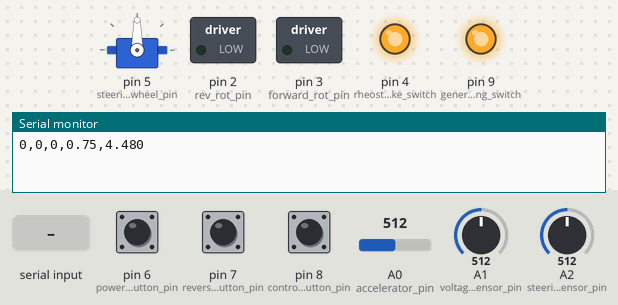
Bench run of a sketch on a simulated Arduino Uno, built with avr-gcc and run on an emulated ATmega328P. Shown: servo, switched loads named in the sketch (green lamp = pin HIGH), output pins drawn as LEDs (lit = HIGH), the last lines printed to the serial monitor. Dashed ring = blinking. The test bench sets the inputs (shaded band); at power-on: pin 7 (reverse_button_pin) LOW, A2 (steering_pot_sensor_pin) = 512, pin 6 (power_button_pin) LOW, pin 8 (control_mode_button_pin) LOW, A0 (accelerator_pin) = 512, A1 (voltage_sensor_pin) = 512.

Above: at 1.2 s.
1.3 s: "POWER_ON\n" received over Serial
At 2.9 s:
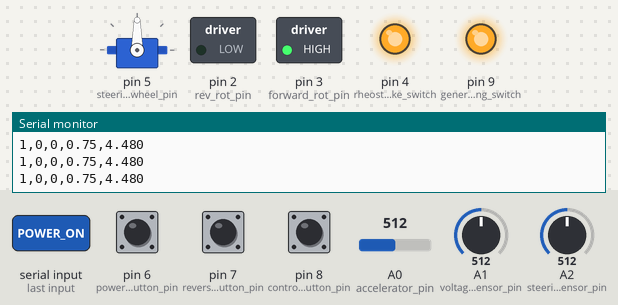
5.5 s: pin 7 (reverse_button_pin) pulled HIGH for 3.2 s
At 9.3 s:
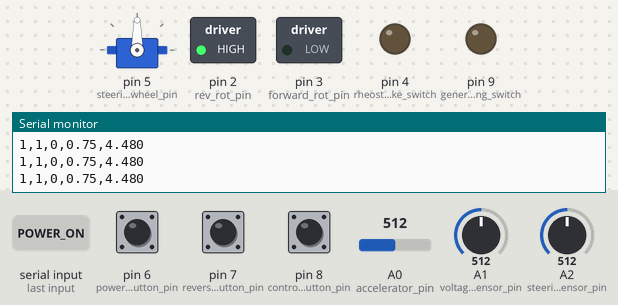
10.2 s: A2 (steering_pot_sensor_pin) set to 716
At 11.3 s:
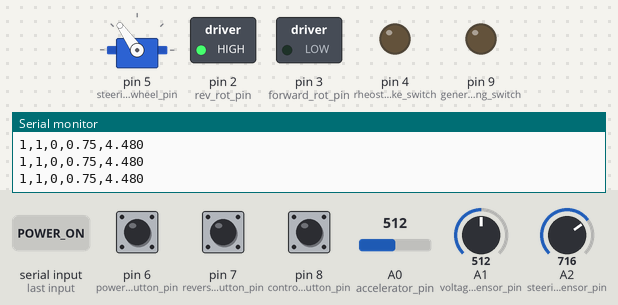
14.4 s: pin 7 (reverse_button_pin) pulled HIGH for 0.15 s
At 16.0 s:
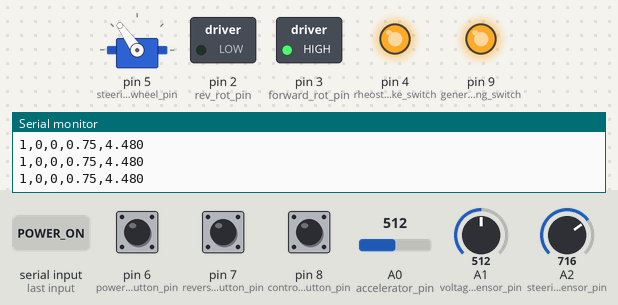
18.7 s: "REVERSE\n" received over Serial
At 20.4 s:
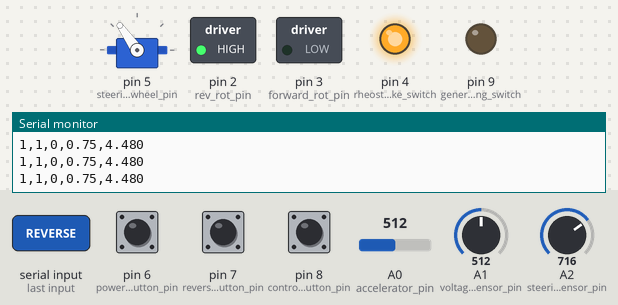
22.9 s: A2 (steering_pot_sensor_pin) set to 900
At 23.2 s:
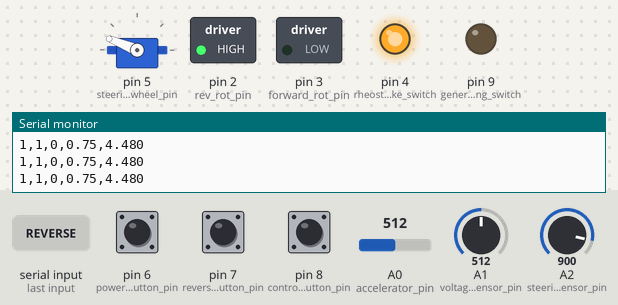
Timing chart, 0 to 74.6 s (numbered marks = the images above; inputs shaded):
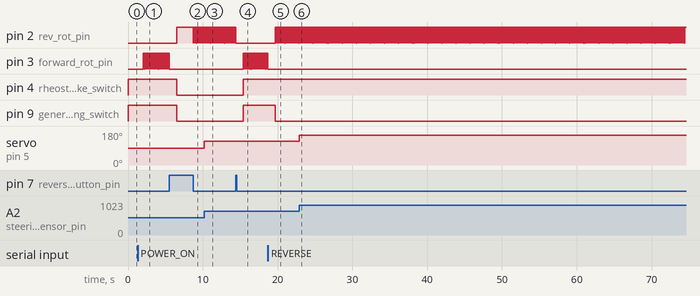

The sketch:

latest_motor_drive_sketch.ino
```cpp
# include <PID_v1.h>
# include <Servo.h>

//# define show_A1_pin_data_on_serial_monitor // Comment this line if you don't want to show A1 pin's ADC count. This should be used only for calibration
//# define show_voltage_sensor_reading_on_serial_monitor // Comment this line if you don't want to show sensor data. This should only be used for calibration.
//# define show_pid_response_on_serial_plotter // Comment this line if you don't want pid response to visualize in oscilloscope.

///////////////////////////////////////////  PIN LIST /////////////////////////////////////////
//INPUT PINS
short int power_button_pin = 6;
short int reverse_button_pin = 7;
short int control_mode_button_pin = 8;
# define accelerator_pin A0 // range 50 - 100,floating point (double)
# define voltage_sensor_pin A1 // generator terminal voltage, works only in closed loop...but can be mode work in open loop also
# define steering_pot_sensor_pin A2 // steering wheel

//OUTPUT PINS
short int rev_rot_pin = 2;                  // Q3 and Q4 pin
short int forward_rot_pin = 3;              // Q1 and Q2 pin
short int rheostatic_brake_switch = 4;
short int steering_wheel_pin = 5;
short int generator_terminal_changing_switch = 9;

// # define Kp_pin A3 // PID tuning
// # define Ki_pin A4 // PID tuning
// # define Kd_pin A5 // PID tuning


/////////////////////////////////////// GLOBAL VARIABLE LIST /////////////////////////////////////

double ref_duty_cycle = 0.8; // accelerator pin data... also be set by the knob in MATLAB app
double active_duty_cycle = 0.8;
double controller_generated_duty_cycle = 0.6;
double error_signal = 0.0;

double Kp = 0.1;  //  Tuned
double Ki = 0.4;  //  Tuned
double Kd = 0.01; //  Tuned

//FLAG VARIABLES
bool power_button = false;
bool reverse_button = false;
bool control_mode_button = false;
bool emergency_shutdown = false;

int sensor_read_timer = 0;
int speed_value;//speed knob value from MATLAB APP (0-100)

int baud_rate = 9600;
unsigned long lastSend = 0;

Servo steer_motor;
PID pid(&error_signal,&controller_generated_duty_cycle,&ref_duty_cycle,Kp,Ki,Kd,REVERSE);

/////////////////////////////////////////// FUNCTION LIST /////////////////////////////////////////

void read_user_data(void);        /// Updates input port
void motor_on_forward(void);      /// Forward movement
void motor_off_forward(void);     /// Forward movement
void motor_on_reverse(void);      /// Reverse movement
void motor_off_reverse(void);     /// Reverse movement
void wait_till_motor_stop(void);  /// Gives time to motor to slow down before counter rotating it in order to avoid wear and tear of motor by hard breaking
void setup_and_run_motor(void);   /// Configures motor action
void run_motor(bool,float);       /// Manipulates H-bridge motor driver
void stop_motor(void);            /// Ceases motor action from any state

float speed2Dout_transducer(void);/// Produces output_duty_cycle
void summing_junc();              /// Generates error signal which is a global variable
float read_voltage_sensor(void);  /// Reads Vout from sensor connected across generator terminal and returns it
void run_feedback_path(void);     /// Accumulates all the components of closed loop controll process

//////////////////////////////////////////////////////////////////////////////////////////////////

void setup()
{
  Serial.begin(baud_rate);

  pinMode(power_button_pin,INPUT);
  pinMode(reverse_button_pin,INPUT);
  pinMode(control_mode_button_pin,INPUT);
  pinMode(accelerator_pin,INPUT);
  pinMode(voltage_sensor_pin,INPUT);
  pinMode(steering_wheel_pin,INPUT);

  // pinMode(Kp_pin,INPUT); // PID tuning
  // pinMode(Ki_pin,INPUT); // PID tuning
  // pinMode(Kd_pin,INPUT); // PID tuning

  pinMode(rev_rot_pin,OUTPUT); /// Reverse driver mosfet set
  pinMode(forward_rot_pin,OUTPUT); /// Forward driver mosfet set
  pinMode(generator_terminal_changing_switch,OUTPUT);
  pinMode(rheostatic_brake_switch,OUTPUT);
  pinMode(steering_wheel_pin,OUTPUT);
  steer_motor.attach(steering_wheel_pin);

  // Initializing relay
  digitalWrite(generator_terminal_changing_switch,HIGH); // Active low
  digitalWrite(rheostatic_brake_switch,HIGH); // Active low // Forward motion -> Relay untriggered


  // Initializing optocouplers
  digitalWrite(forward_rot_pin,LOW);
  digitalWrite(rev_rot_pin,LOW);

  // PID setup
  pid.SetMode(AUTOMATIC);
  pid.SetSampleTime(90);
  pid.SetOutputLimits(0.5,1);
}

void loop()
  {
    // Don't use any delay function inside loop

  // /////////////////////////////////////////////////////// PID tuning

  // #ifdef show_A1_pin_data_on_serial_monitor // Only for calibration
  //     Serial.println(analogRead(voltage_sensor_pin));
  // #endif
  // #ifdef show_voltage_sensor_reading_on_serial_monitor // Only for calibration
  //     Serial.println(read_voltage_sensor());
  // #endif
  // #ifdef show_pid_response_on_serial_plotter // Only for data analysis
  //     sensor_read_timer ++;
  //     if(sensor_read_timer > 50)
  //       {
  //         Serial.print(ref_duty_cycle);
  //         Serial.print("  -----  ");
  //         Serial.print(controller_generated_duty_cycle);
  //         Serial.print("  -------  ");
  //         Serial.println(speed2Dout_transducer());
  //         sensor_read_timer = 0;
  //       }
  // #endif


  // Kp = double(map(analogRead(Kp_pin),0,1023,1,100)) / 10;
  // Ki = double(map(analogRead(Ki_pin),0,1023,0,100)) / 10;
  // Kd = double(map(analogRead(Kd_pin),0,1023,0,100)) / 1000;


  //pid.SetTunings(Kp ,Ki, Kd);

  // sensor_read_timer ++;
  // if(sensor_read_timer > 100)
  // {
  //   Serial.print("Kp ");
  //   Serial.print(Kp);
  //   Serial.print(" Ki ");
  //   Serial.print(Ki);
  //   Serial.print(" Kd ");
  //   Serial.println(Kd);

  //   sensor_read_timer = 0;
  // }
  // //////////////////////////////////////////////////////
  read_user_data();
  read_MATLAB_data();
  // sendStatusToMATLAB();
  setup_and_run_motor();

  if(millis() - lastSend >= 200){
    sendStatusToMATLAB();
    lastSend = millis();
  }
}


//////////////////////////////////////////////////////////// Control action //////////////////////////////////////////////////////

float read_voltage_sensor()
{
    return (float(analogRead(voltage_sensor_pin) / 640.0) * 5.6);
}


float speed2Dout_transducer()
{
    float Vout = read_voltage_sensor();

    if(Vout < 0)        // If motor operates in reverse direction, voltage produced by generator will alter polarity
      Vout = (-1)*Vout;  // We will take the absolute value

    float output_duty_cycle = ((Vout)/5.6);

    if(output_duty_cycle < 0.5)
      output_duty_cycle = 0.5;
    else if(output_duty_cycle > 1.0)
      output_duty_cycle = 1.0;

    return output_duty_cycle;
}


void summing_junc()
{
  error_signal = 5*(ref_duty_cycle - speed2Dout_transducer());  /// error signal
}


void run_feedback_path()
{
  summing_junc();
  pid.Compute();

  if(controller_generated_duty_cycle >= 1)
    active_duty_cycle = 1.0;
  else if(controller_generated_duty_cycle <= 0.5)
    active_duty_cycle = 0.5;
  else
    active_duty_cycle = controller_generated_duty_cycle;
}

////////////////////////////////////////////////////////////////// General operation ////////////////////////////////////////////////////

void sendStatusToMATLAB(){
  // while(Serial.available() > 0) Serial.read(); // clear out any old incoming serial data
  // Serial.flush(); // wait for any previous transmission to complete

  //now send the clean data
  float Vout = read_voltage_sensor();
  Serial.print(power_button); Serial.print(",");
  Serial.print(reverse_button); Serial.print(",");
  Serial.print(control_mode_button); Serial.print(",");
  Serial.print(ref_duty_cycle); Serial.print(",");
  Serial.println(Vout, 3);  // send with 3 decimal places
}

void read_MATLAB_data(){
  if (Serial.available()){
    String cmd = Serial.readStringUntil('\n');
    cmd.trim(); // removes \r and spaces

    // Serial.print("Received from MATLAB: ");
    // Serial.println(cmd); // print exactly what was read

    if (cmd.equalsIgnoreCase("POWER_ON")) {
      power_button = true;
      // Serial.println("Hello");
    }
    else if (cmd.equalsIgnoreCase("FORWARD")) {
      stop_motor();
      wait_till_motor_stop();
      power_button = true;
      reverse_button = false;
    }
    else if (cmd.equalsIgnoreCase("REVERSE")) {
      stop_motor();
      wait_till_motor_stop();
      power_button = true;
      reverse_button = true;
    }
    else if (cmd.equalsIgnoreCase("CLOSED_LOOP")) {
      control_mode_button = true;
    }
    else if (cmd.equalsIgnoreCase("OPEN_LOOP")) {
      control_mode_button = false;
    }
    else if (cmd.equalsIgnoreCase("SHUTDOWN")) {
      power_button = false;
    }
    else if (cmd.startsWith("SPEED:")) {
      speed_value = cmd.substring(6).toInt(); // Extract numeric part (0–100)

      // Map 0–100 to 0.5–1.0 range
      ref_duty_cycle = 0.5 + (speed_value / 100.0) * 0.5;
  }

    // // Sending Acknoledgement to MATLAB
    // Serial.print("ACK: ");
    // Serial.print(cmd);
    // Serial.print(" | Power: "); Serial.print(power_button);
    // Serial.print(" | Reverse: "); Serial.print(reverse_button);
    // Serial.print(" | Control: "); Serial.print(control_mode_button);
    // Serial.print("ACK: SPEED set to "); Serial.print(speed_value);
    // Serial.print(" | ref_duty_cycle = "); Serial.println(ref_duty_cycle, 3); // print 3 decimal places
    sendStatusToMATLAB();
  }
}

void read_user_data()
{
    ref_duty_cycle = double(map(analogRead(accelerator_pin),0,1023,50,100)) / 100;

    int steer_value = analogRead(steering_pot_sensor_pin);
    steer_value = map(steer_value,0,1023,0,180);
    steer_motor.write(steer_value);

    if(digitalRead(power_button_pin) == HIGH)
      {
        power_button = !power_button;

        for(;;)
          {
            setup_and_run_motor();
            if(digitalRead(power_button_pin) == LOW)
              break;
          }
        if(power_button == false)
          {
            stop_motor();
            wait_till_motor_stop();
          }
        return;
      }


    if(digitalRead(reverse_button_pin) == HIGH)
      {
        reverse_button = !reverse_button;

        stop_motor();
        wait_till_motor_stop();

        if(reverse_button == false)
          {
            digitalWrite(rheostatic_brake_switch,HIGH); // Forward motion -> Relay untriggered
            digitalWrite(generator_terminal_changing_switch,HIGH);
          }
        else
          {
            digitalWrite(rheostatic_brake_switch,LOW); // Reverse motion -> Relay triggered
            digitalWrite(generator_terminal_changing_switch,LOW);
          }

        for(;;)
          {
            setup_and_run_motor();
            if(digitalRead(reverse_button_pin) == LOW)
              break;
          }
        return;
      }


    if(digitalRead(control_mode_button_pin) == HIGH)
      {
        control_mode_button = !control_mode_button;
        for(;;)
          {
            setup_and_run_motor();
            if(digitalRead(control_mode_button_pin) == LOW)
              break;
          }
        return;
      }
}


void setup_and_run_motor()
{
  if(power_button == true)
  {
   if(control_mode_button == false)     /// OPEN LOOP CONTROL
   {
      active_duty_cycle = ref_duty_cycle;

      if(reverse_button == false) // Forward motion
        {
          digitalWrite(generator_terminal_changing_switch,HIGH); // Relay untriggered
          run_motor(0,active_duty_cycle);
        }
      else  // Reverse motion
        {
          digitalWrite(generator_terminal_changing_switch,LOW); // Relay triggered
          run_motor(1,active_duty_cycle);
        }
   }
   else                                   /// CLOSE LOOP CONTROL
    {
      if(reverse_button == false)  // Forward motion
      {
         digitalWrite(generator_terminal_changing_switch,HIGH);
         run_feedback_path();
         run_motor(0,active_duty_cycle);
      }
      else // Reverse motion
      {
        digitalWrite(generator_terminal_changing_switch,LOW);
        run_feedback_path();
        run_motor(1,active_duty_cycle);
      }
    }
  }
  else
  {
    stop_motor();
    wait_till_motor_stop();
  }
}


void run_motor(bool dir,float duty_cycle)   /// Motoring function
{
  float time_period_sec = 0.03;  // 30ms switching period

  if(dir == false)
    {
      motor_on_forward();
      delay(duty_cycle * time_period_sec * 1000);
      motor_off_forward();
      delay((1 - duty_cycle) * time_period_sec * 1000);
    }
  else
    {
      motor_on_reverse();
      delay(duty_cycle * time_period_sec * 1000);
      motor_off_reverse();
      delay((1 - duty_cycle) * time_period_sec * 1000);
    }

}


void stop_motor()
{
  motor_off_forward();
  motor_off_reverse();
}

void motor_on_forward()
{
  digitalWrite(forward_rot_pin,HIGH);
}
void motor_off_forward()
{
  digitalWrite(forward_rot_pin,LOW);
}
void motor_on_reverse()
{
  digitalWrite(rev_rot_pin,HIGH);
}
void motor_off_reverse()
{
  digitalWrite(rev_rot_pin,LOW);
}


void wait_till_motor_stop()
{
 //for(;;)
  {
    //if(read_voltage_sensor() < 0.3)
      {
        delay(1000);
        return;
      }
  }
}
```

Measured:
- after the input at 1.3 s, pin 3 (forward_rot_pin): alternates HIGH for 0.20 s and LOW for 0.01 s, starting after 0.71 s
- after the input at 5.5 s, pin 2 (rev_rot_pin): LOW → HIGH after 1.0 s, then repeats every 0.21 s: LOW 0.01 s, HIGH 0.20 s; pin 3 (forward_rot_pin): goes on until 5.5 s, then stays LOW; pin 4 (rheostatic_brake_switch), pin 9 (generator_terminal_changing_switch): HIGH → LOW after 1.0 s
- after the input at 10.2 s, servo on pin 5 (steering_wheel_pin): 90° → 125° at once
- after the input at 14.4 s, pin 3 (forward_rot_pin): LOW → HIGH after 1.0 s, then repeats every 0.21 s: LOW 0.01 s, HIGH 0.20 s; pin 4 (rheostatic_brake_switch), pin 9 (generator_terminal_changing_switch): LOW → HIGH after 1.0 s
- after the input at 18.7 s, pin 2 (rev_rot_pin): LOW → HIGH after 1.0 s, then repeats every 0.21 s: LOW 0.01 s, HIGH 0.20 s; pin 9 (generator_terminal_changing_switch): HIGH → LOW after 1.0 s
- after the input at 22.9 s, servo on pin 5 (steering_wheel_pin): 125° → 158° at once
